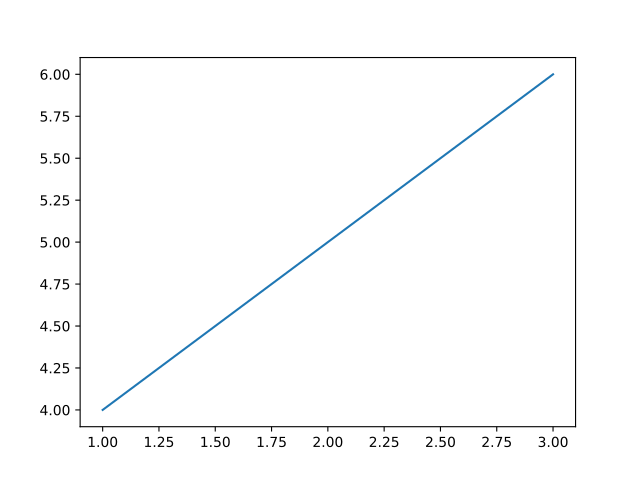

The script that drew this image:
import matplotlib.pyplot as plt
import numpy as np
plt.plot([1,2,3], [4,5,6])
